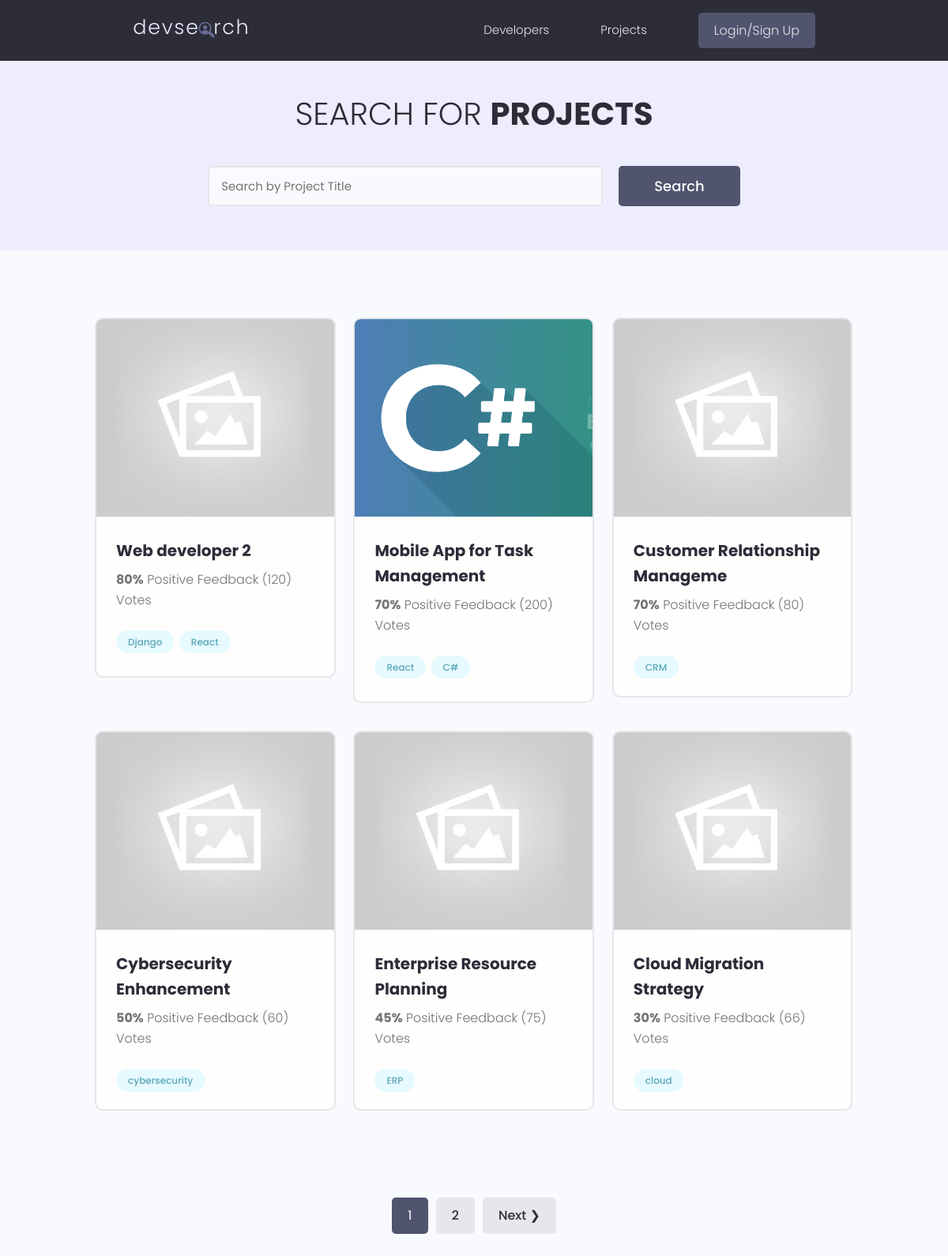
/projects/, run on the app's committed database.
### projects/models.py (models this page shows, shortened)
class Project(models.Model):
    owner = models.ForeignKey(
        Profile, null=True, blank=True, on_delete=models.CASCADE)
    title = models.CharField(max_length=200)
    description = models.TextField(null=True, blank=True)
    featured_image = models.ImageField(
        null=True, blank=True, default="default.jpg")
    demo_link = models.CharField(max_length=2000, null=True, blank=True)
    source_link = models.CharField(max_length=2000, null=True, blank=True)
    tags = models.ManyToManyField('Tag', blank=True)
    vote_total = models.IntegerField(default=0, null=True, blank=True)
    vote_ratio = models.IntegerField(default=0, null=True, blank=True)
    created = models.DateTimeField(auto_now_add=True)
    id = models.UUIDField(default=uuid.uuid4, unique=True,
                          primary_key=True, editable=False)
    class Meta:
        ordering = ['-vote_ratio', '-vote_total', 'title']
    @property
    def imageURL(self):
        try:
            url = self.featured_image.url
        except:
            url = ''
        return url

class Tag(models.Model):
    name = models.CharField(max_length=200)
    created = models.DateTimeField(auto_now_add=True)
    id = models.UUIDField(default=uuid.uuid4, unique=True,
                          primary_key=True, editable=False)
    def __str__(self):
        return self.name

### projects/views.py (the view)
# urls.py: path('projects/', views.getProjects),
def projects(request):
    projects, search_query = searchProjects(request)
    custom_range, projects = paginateProjects(request, projects, 6)
    context = {'projects': projects,
               'search_query': search_query, 'custom_range': custom_range}
    return render(request, 'projects/projects.html', context)

### projects/utils.py (called while the page is built)
def paginateProjects(request, projects, results):
    page = request.GET.get('page')
    paginator = Paginator(projects, results)
    try:
        projects = paginator.page(page)
    except PageNotAnInteger:
        page = 1
        projects = paginator.page(page)
    except EmptyPage:
        page = paginator.num_pages
        projects = paginator.page(page)
    leftIndex = (int(page) - 4)
    if leftIndex < 1:
        leftIndex = 1
    rightIndex = (int(page) + 5)
    if rightIndex > paginator.num_pages:
        rightIndex = paginator.num_pages + 1
    custom_range = range(leftIndex, rightIndex)
    return custom_range, projects

def searchProjects(request):
    search_query = ''
    if request.GET.get('search_query'):
        search_query = request.GET.get('search_query')
    tags = Tag.objects.filter(name__icontains=search_query)
    projects = Project.objects.distinct().filter(
        Q(title__icontains=search_query) |
        Q(description__icontains=search_query) |
        Q(owner__name__icontains=search_query) |
        Q(tags__in=tags)
    )
    return projects, search_query

### projects/templates/projects/projects.html (shortened to what this page needs)
{% extends 'main.html' %}
{% block content %}
<main class="projects">
    <section class="hero-section text-center">
        <div class="container container--narrow">
            <div class="hero-section__box">
                <h2>Search for <span>Projects</span></h2>
            </div>
            <div class="hero-section__search">
                <form id='searchForm' class="form" action="{% url 'projects' %}" method="get">
                    <div class="form__field">
                        <input class="input input--text" id="formInput#search" type="text" name="search_query"
                            placeholder="Search by Project Title" value="{{search_query}}" />
                    </div>
                    <input class="btn btn--sub btn--lg" type="submit" value="Search" />
                </form>
            </div>
        </div>
    </section>
    <section class="projectsList">
        <div class="container">
            <div class="grid grid--three">
                {% for project in projects %}
                <div class="column">
                    <div class="card project">
                        <a href="{% url 'project' project.id %}" class="project">
                            <img class="project__thumbnail" src="{{project.imageURL}}" alt="project thumbnail" />
                            <div class="card__body">
                                <h3 class="project__title">{{project.title}}</h3>
                                <p class="project--rating">
                                    <span style="font-weight: bold;">{{project.vote_ratio}}%</span> Positive
                                    Feedback ({{project.vote_total}}) Vote{{project.vote_total|pluralize:"s"}}
                                </p>
                                <div class="project__tags">
                                    {% for tag in project.tags.all %}
                                    <span class="tag tag--pill tag--main">
                                        <small>{{tag}}</small>
                                    </span>
                                    {% endfor %}
                                </div>
                            </div>
                        </a>
                    </div>
                </div>
                {% endfor %}
            </div>
        </div>
    </section>
    {% include 'pagination.html' with queryset=projects custom_range=custom_range %}
</main>
{% endblock %}

### templates/main.html (shortened to what this page needs)
<!DOCTYPE html>
{% load static %}
<html>
<head>
    <link rel="stylesheet" href="https://cdn.iconmonstr.com/1.3.0/css/iconmonstr-iconic-font.min.css" />
    <link rel="stylesheet" href="{% static 'uikit/styles/uikit.css' %}" />
    <link rel="stylesheet" href="{% static 'styles/app.css' %}" />
</head>
<body>
    {% include 'navbar.html' %}
    {% block content %}
    {% endblock content %}
</body>
</html>

### templates/navbar.html (shortened to what this page needs)
{% load static %}
<header class="header">
    <div class="container container--narrow">
        <a href="{% url 'profiles' %}" class="header__logo">
            <img src="{% static 'images/logo.svg' %} " alt="DevSearch Logo" />
        </a>
        <nav class="header__nav">
            <ul class="header__menu">
                <li class="header__menuItem"><a href="{% url 'profiles' %}">Developers</a></li>
                <li class="header__menuItem"><a href="{% url 'projects' %}">Projects</a></li>
                {% if request.user.is_authenticated %}
                <li class="header__menuItem"><a href="{% url 'inbox' %}">Inbox</a></li>
                <li class="header__menuItem"><a href="{% url 'account' %}">Account</a></li>
                <li class="header__menuItem"><a href="{% url 'logout' %}" class="btn btn--sub">Logout</a></li>
                {% else %}
                <li class="header__menuItem"><a href="{% url 'login' %}" class="btn btn--sub">Login/Sign Up</a></li>
                {% endif %}
            </ul>
        </nav>
    </div>
</header>

### templates/pagination.html (shortened to what this page needs)
{% if queryset.has_other_pages %}
<div class="pagination">
    <ul class="container">
        {% for page in custom_range %}
        {% if page == queryset.number%}
        <li><a href="?page={{page}}" class="btn page-link btn--sub" data-page="{{page}}">{{page}}</a></li>
        {% else %}
        <li><a href="?page={{page}}" class="btn page-link" data-page="{{page}}">{{page}}</a></li>
        {% endif %}
        {% endfor %}
        {% if queryset.has_next %}
        <li><a href="?page={{queryset.next_page_number}}" class="btn page-link"
                data-page="{{queryset.next_page_number}}">Next &#10095;</a></li>
        {% endif %}
    </ul>
</div>
{% endif %}

### static/styles/app.css (style rules this page uses)
:root { --color-sub: #2d2d39; }
.btn--sub { background-color: var(--color-sub-light); }
.card { border: 2px solid var(--color-light); }
img { width: 100%; }
.header { position: sticky; z-index: 111; background-color: var(--color-sub); padding: 1.5rem 0; }
.header > .container { display: flex; justify-content: space-between; align-items: center; }
.header__logo > img { height: 3.8rem; }
.header__nav > ul { display: inline-flex; align-items: center; list-style: none; gap: 6.5rem; }
.header__menuItem > a { color: var(--color-light); font-weight: 300; }
.hero-section { height: 40vh; display: flex; align-items: center; background-color: var(--color-sub); }
.hero-section__box { margin-bottom: 4rem; }
.hero-section__box > h2, .hero-section__box > h2 > span { font-size: 4rem; color: var(--color-light); line-height: 1.3; text-transform: uppercase; }
.hero-section__box > h2 { font-weight: 300; }
.hero-section__box > h2 > span { font-weight: 700; }
.hero-section__search > .form { display: flex; align-items: center; justify-content: center; gap: 2rem; }
.hero-section__search > .form input.input--text { width: 50rem; }
.pagination { margin-top: 8rem; margin-bottom: 10rem; }
.pagination > ul { flex-wrap: wrap; list-style: none; display: flex; align-items: center; justify-content: center; gap: 1rem; }
.pagination .btn { color: var(--color-sub); }
.pagination .btn.btn--sub { color: var(--color-light); }
.project--rating { margin-bottom: 1.6em; margin-top: .5em; }
.projects > .hero-section { background: var(--color-sub-lighter); height: 30vh; }
.projects .hero-section__box { margin-bottom: 2.5rem; }
.projects .hero-section__box > h2 { color: var(--color-sub); }
.projects .hero-section__box > h2 > span { font-weight: 700; color: var(--color-sub); }
.projectsList { margin-top: 8rem; }
.project__thumbnail { height: 25rem; object-fit: cover; object-position: top center; }
.project__title { font-size: 2rem; font-weight: 700; color: var(--color-sub); }

### static/uikit/styles/modules/_variables.css (style rules this page uses)
:root { --color-main: #5aa5b9; --color-main-light: #e6faff; --color-sub: #3f4156; --color-sub-light: #51546e; --color-sub-lighter: #ededfd; --color-text: #737373; --color-gray: #8b8b8b; --color-light: #e5e7eb; --color-light-gray: #767676; --color-bg: #f8fafd; --color-white: #fffefd; --color-white-light: #f3f3f3; --color-success: #359e64; --color-success-bg: #def8e8; --color-error: #fc4b0b; --color-error-bg: #fff2ee; --font-base: 'Poppins', arial, helvetica, 'Segoe UI', roboto, ubuntu, sans-serif; --font-monospace: 'Fira Code', 'Courier New', courier, monospace; --font-regular: 300; --font-medium: 500; --font-bold: 700; --generic-shadow: 1px 1px 5px #00000010; --generic-transition: all 0.3s ease-in-out; }

### static/uikit/styles/modules/_base.css (style rules this page uses)
* { margin: 0; padding: 0; box-sizing: border-box; text-rendering: optimizeLegibility; color: inherit; font-size: inherit; }
html { font-size: 50%; }
@media only screen and (min-width: 480px) { html { font-size: 56.25%; } }
@media only screen and (min-width: 1200px) { html { font-size: 62.5%; } }
body { line-height: 1.6; font-weight: 400; font-size: 1.5rem; color: var(--color-text); background-color: var(--color-bg); min-height: 100vh; }

### static/uikit/styles/modules/_typography.css (style rules this page uses)
* { font-family: var(--font-base); }
h2 { font-size: 3.6rem; font-weight: var(--font-bold); }
h3 { font-size: 3.2rem; font-weight: var(--font-medium); }
p, span, strong { font-size: 1.6rem; color: var(--color-text); font-weight: var(--font-regular); }
a { padding-bottom: 2px; text-decoration: none; display: inline-block; color: var(--color-main); font-weight: var(--font-medium); }

### static/uikit/styles/modules/_utilities.css (style rules this page uses)
.container { width: 92%; max-width: 165rem; margin: 0 auto; box-sizing: border-box; }
.container--narrow { width: 92%; max-width: 120rem; }
@media screen and (min-width: 1000px) { .container { width: 90%; } }
@media screen and (min-width: 1000px) { .container--narrow { width: 85%; } }
@media screen and (min-width: 1200px) { .container { width: 80%; } }
@media screen and (min-width: 1200px) { .container--narrow { width: 72%; } }
.text-center { text-align: center; }

### static/uikit/styles/modules/_card.css (style rules this page uses)
.card { border-radius: 1rem; background-color: var(--color-white); border: 1.5px solid var(--color-light); width: auto; height: auto; margin-top: 0.5rem; margin-bottom: 0.5rem; overflow: hidden; }
.card__body, .card__header { padding: 2rem 2.5rem; }

### data on the page
Project: imageURL (placeholder picture), title "Web developer 2", vote_ratio "80", vote_total "120"
Tag: name "Django"
Tag: name "React"
Project: imageURL (picture), title "Mobile App for Task Management", vote_ratio "70", vote_total "200"
Tag: name "C#"
Project: imageURL (placeholder picture), title "Customer Relationship Manageme", vote_ratio "70", vote_total "80"
Tag: name "CRM"
Project: imageURL (placeholder picture), title "Cybersecurity Enhancement", vote_ratio "50", vote_total "60"
Tag: name "cybersecurity"
Project: imageURL (placeholder picture), title "Enterprise Resource Planning", vote_ratio "45", vote_total "75"
Tag: name "ERP"
Project: imageURL (placeholder picture), title "Cloud Migration Strategy", vote_ratio "30", vote_total "66"
Tag: name "cloud"

### other printed values
{{ page }} "1"
{{ page }} "2"
